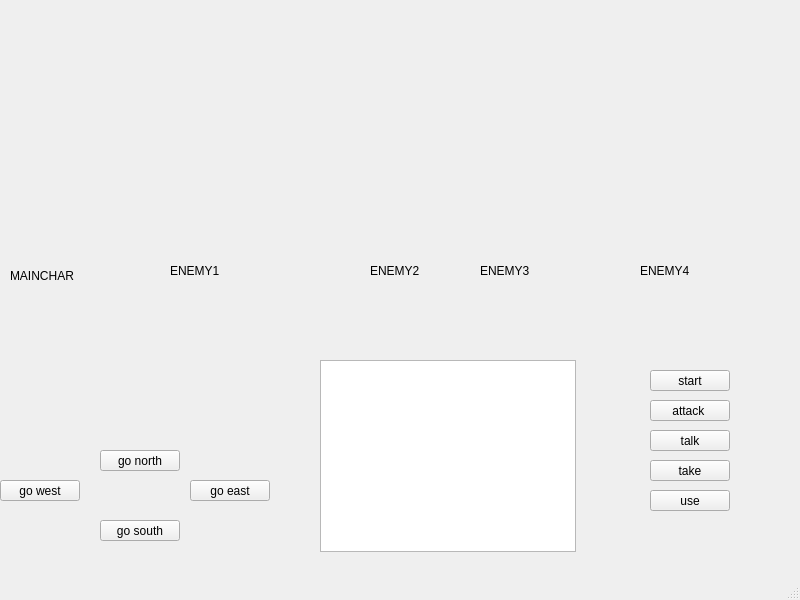
<?xml version="1.0" encoding="UTF-8"?>
<ui version="4.0">
 <class>MainWindow</class>
 <widget class="QMainWindow" name="MainWindow">
  <property name="geometry">
   <rect>
    <x>0</x>
    <y>0</y>
    <width>800</width>
    <height>600</height>
   </rect>
  </property>
  <property name="minimumSize">
   <size>
    <width>800</width>
    <height>0</height>
   </size>
  </property>
  <property name="maximumSize">
   <size>
    <width>800</width>
    <height>16777215</height>
   </size>
  </property>
  <property name="windowTitle">
   <string>MainWindow</string>
  </property>
  <widget class="QWidget" name="centralwidget">
   <widget class="QPushButton" name="south">
    <property name="geometry">
     <rect>
      <x>100</x>
      <y>520</y>
      <width>80</width>
      <height>21</height>
     </rect>
    </property>
    <property name="text">
     <string>go south</string>
    </property>
   </widget>
   <widget class="QPushButton" name="west">
    <property name="geometry">
     <rect>
      <x>0</x>
      <y>480</y>
      <width>80</width>
      <height>21</height>
     </rect>
    </property>
    <property name="text">
     <string>go west</string>
    </property>
   </widget>
   <widget class="QPushButton" name="north">
    <property name="geometry">
     <rect>
      <x>100</x>
      <y>450</y>
      <width>80</width>
      <height>21</height>
     </rect>
    </property>
    <property name="text">
     <string>go north</string>
    </property>
   </widget>
   <widget class="QPushButton" name="east">
    <property name="geometry">
     <rect>
      <x>190</x>
      <y>480</y>
      <width>80</width>
      <height>21</height>
     </rect>
    </property>
    <property name="text">
     <string>go east</string>
    </property>
   </widget>
   <widget class="QPushButton" name="Start">
    <property name="geometry">
     <rect>
      <x>650</x>
      <y>370</y>
      <width>80</width>
      <height>21</height>
     </rect>
    </property>
    <property name="text">
     <string>start</string>
    </property>
   </widget>
   <widget class="QTextBrowser" name="textBrowser">
    <property name="geometry">
     <rect>
      <x>320</x>
      <y>360</y>
      <width>256</width>
      <height>192</height>
     </rect>
    </property>
   </widget>
   <widget class="QPushButton" name="input">
    <property name="geometry">
     <rect>
      <x>650</x>
      <y>400</y>
      <width>80</width>
      <height>21</height>
     </rect>
    </property>
    <property name="text">
     <string>attack </string>
    </property>
   </widget>
   <widget class="QPushButton" name="talk">
    <property name="geometry">
     <rect>
      <x>650</x>
      <y>430</y>
      <width>80</width>
      <height>21</height>
     </rect>
    </property>
    <property name="text">
     <string>talk</string>
    </property>
   </widget>
   <widget class="QPushButton" name="take">
    <property name="geometry">
     <rect>
      <x>650</x>
      <y>460</y>
      <width>80</width>
      <height>21</height>
     </rect>
    </property>
    <property name="text">
     <string>take</string>
    </property>
   </widget>
   <widget class="QPushButton" name="use">
    <property name="geometry">
     <rect>
      <x>650</x>
      <y>490</y>
      <width>80</width>
      <height>21</height>
     </rect>
    </property>
    <property name="text">
     <string>use</string>
    </property>
   </widget>
   <widget class="QLabel" name="Enemy1">
    <property name="geometry">
     <rect>
      <x>170</x>
      <y>220</y>
      <width>171</width>
      <height>101</height>
     </rect>
    </property>
    <property name="text">
     <string>ENEMY1</string>
    </property>
   </widget>
   <widget class="QLabel" name="Enemy2">
    <property name="geometry">
     <rect>
      <x>370</x>
      <y>220</y>
      <width>161</width>
      <height>101</height>
     </rect>
    </property>
    <property name="text">
     <string>ENEMY2</string>
    </property>
   </widget>
   <widget class="QLabel" name="Enemy3">
    <property name="geometry">
     <rect>
      <x>480</x>
      <y>220</y>
      <width>161</width>
      <height>101</height>
     </rect>
    </property>
    <property name="text">
     <string>ENEMY3</string>
    </property>
   </widget>
   <widget class="QLabel" name="Enemy4">
    <property name="geometry">
     <rect>
      <x>640</x>
      <y>220</y>
      <width>151</width>
      <height>101</height>
     </rect>
    </property>
    <property name="text">
     <string>ENEMY4</string>
    </property>
   </widget>
   <widget class="QLabel" name="mainchar">
    <property name="geometry">
     <rect>
      <x>10</x>
      <y>220</y>
      <width>181</width>
      <height>111</height>
     </rect>
    </property>
    <property name="text">
     <string>MAINCHAR</string>
    </property>
   </widget>
  </widget>
  <widget class="QMenuBar" name="menubar">
   <property name="geometry">
    <rect>
     <x>0</x>
     <y>0</y>
     <width>800</width>
     <height>20</height>
    </rect>
   </property>
  </widget>
  <widget class="QStatusBar" name="statusbar"/>
 </widget>
 <resources/>
 <connections/>
</ui>
